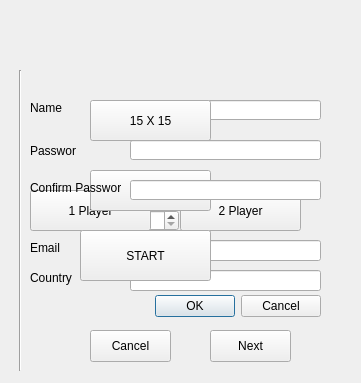
<?xml version="1.0" encoding="UTF-8"?>
<ui version="4.0">
 <class>SignIn</class>
 <widget class="QDialog" name="SignIn">
  <property name="geometry">
   <rect>
    <x>0</x>
    <y>0</y>
    <width>361</width>
    <height>383</height>
   </rect>
  </property>
  <property name="windowTitle">
   <string>Dialog</string>
  </property>
  <widget class="QDialogButtonBox" name="buttonBox">
   <property name="geometry">
    <rect>
     <x>30</x>
     <y>290</y>
     <width>291</width>
     <height>32</height>
    </rect>
   </property>
   <property name="orientation">
    <enum>Qt::Horizontal</enum>
   </property>
   <property name="standardButtons">
    <set>QDialogButtonBox::Cancel|QDialogButtonBox::Ok</set>
   </property>
  </widget>
  <widget class="QLineEdit" name="name_box">
   <property name="geometry">
    <rect>
     <x>130</x>
     <y>100</y>
     <width>191</width>
     <height>20</height>
    </rect>
   </property>
  </widget>
  <widget class="QLineEdit" name="emailBox">
   <property name="geometry">
    <rect>
     <x>130</x>
     <y>240</y>
     <width>191</width>
     <height>21</height>
    </rect>
   </property>
  </widget>
  <widget class="QLabel" name="label">
   <property name="geometry">
    <rect>
     <x>30</x>
     <y>100</y>
     <width>41</width>
     <height>16</height>
    </rect>
   </property>
   <property name="text">
    <string>Name</string>
   </property>
  </widget>
  <widget class="QSpinBox" name="spinBox">
   <property name="geometry">
    <rect>
     <x>130</x>
     <y>210</y>
     <width>49</width>
     <height>21</height>
    </rect>
   </property>
  </widget>
  <widget class="QLabel" name="label_2">
   <property name="geometry">
    <rect>
     <x>30</x>
     <y>210</y>
     <width>31</width>
     <height>16</height>
    </rect>
   </property>
   <property name="text">
    <string>Age</string>
   </property>
  </widget>
  <widget class="QLabel" name="label_3">
   <property name="geometry">
    <rect>
     <x>30</x>
     <y>240</y>
     <width>41</width>
     <height>16</height>
    </rect>
   </property>
   <property name="text">
    <string>Email</string>
   </property>
  </widget>
  <widget class="QLineEdit" name="countryBox">
   <property name="geometry">
    <rect>
     <x>130</x>
     <y>270</y>
     <width>191</width>
     <height>21</height>
    </rect>
   </property>
  </widget>
  <widget class="QLabel" name="label_4">
   <property name="geometry">
    <rect>
     <x>30</x>
     <y>270</y>
     <width>51</width>
     <height>16</height>
    </rect>
   </property>
   <property name="text">
    <string>Country</string>
   </property>
  </widget>
  <widget class="QPushButton" name="onePlayerButton">
   <property name="geometry">
    <rect>
     <x>30</x>
     <y>190</y>
     <width>121</width>
     <height>41</height>
    </rect>
   </property>
   <property name="text">
    <string>1 Player</string>
   </property>
  </widget>
  <widget class="QPushButton" name="twoPlayerButton">
   <property name="geometry">
    <rect>
     <x>180</x>
     <y>190</y>
     <width>121</width>
     <height>41</height>
    </rect>
   </property>
   <property name="text">
    <string>2 Player</string>
   </property>
  </widget>
  <widget class="QPushButton" name="tenButton">
   <property name="geometry">
    <rect>
     <x>90</x>
     <y>170</y>
     <width>121</width>
     <height>41</height>
    </rect>
   </property>
   <property name="text">
    <string>10 X 10</string>
   </property>
  </widget>
  <widget class="QPushButton" name="fifteenButton">
   <property name="geometry">
    <rect>
     <x>90</x>
     <y>100</y>
     <width>121</width>
     <height>41</height>
    </rect>
   </property>
   <property name="text">
    <string>15 X 15</string>
   </property>
  </widget>
  <widget class="QPushButton" name="twentyButton">
   <property name="geometry">
    <rect>
     <x>90</x>
     <y>230</y>
     <width>121</width>
     <height>41</height>
    </rect>
   </property>
   <property name="text">
    <string>20 X 20</string>
   </property>
  </widget>
  <widget class="QPushButton" name="nextButton">
   <property name="geometry">
    <rect>
     <x>210</x>
     <y>330</y>
     <width>81</width>
     <height>32</height>
    </rect>
   </property>
   <property name="text">
    <string>Next</string>
   </property>
  </widget>
  <widget class="QPushButton" name="cancelSignIn">
   <property name="geometry">
    <rect>
     <x>90</x>
     <y>330</y>
     <width>81</width>
     <height>32</height>
    </rect>
   </property>
   <property name="text">
    <string>Cancel</string>
   </property>
  </widget>
  <widget class="QPushButton" name="startButton">
   <property name="geometry">
    <rect>
     <x>80</x>
     <y>230</y>
     <width>131</width>
     <height>51</height>
    </rect>
   </property>
   <property name="text">
    <string>START</string>
   </property>
  </widget>
  <widget class="QLineEdit" name="pswd_box">
   <property name="geometry">
    <rect>
     <x>130</x>
     <y>140</y>
     <width>191</width>
     <height>20</height>
    </rect>
   </property>
  </widget>
  <widget class="QLabel" name="label_5">
   <property name="geometry">
    <rect>
     <x>30</x>
     <y>140</y>
     <width>46</width>
     <height>21</height>
    </rect>
   </property>
   <property name="text">
    <string>Password</string>
   </property>
  </widget>
  <widget class="QLabel" name="label_6">
   <property name="geometry">
    <rect>
     <x>30</x>
     <y>290</y>
     <width>151</width>
     <height>16</height>
    </rect>
   </property>
   <property name="text">
    <string/>
   </property>
  </widget>
  <widget class="QLabel" name="label_7">
   <property name="geometry">
    <rect>
     <x>30</x>
     <y>180</y>
     <width>91</width>
     <height>16</height>
    </rect>
   </property>
   <property name="text">
    <string>Confirm Password</string>
   </property>
  </widget>
  <widget class="QLineEdit" name="confirm_pswd">
   <property name="geometry">
    <rect>
     <x>130</x>
     <y>180</y>
     <width>191</width>
     <height>20</height>
    </rect>
   </property>
  </widget>
  <widget class="QLabel" name="label_8">
   <property name="geometry">
    <rect>
     <x>240</x>
     <y>10</y>
     <width>91</width>
     <height>71</height>
    </rect>
   </property>
   <property name="text">
    <string/>
   </property>
   <property name="pixmap">
    <pixmap resource="files.qrc">:/new/prefix/battleLogo.png</pixmap>
   </property>
   <property name="scaledContents">
    <bool>true</bool>
   </property>
  </widget>
  <widget class="QLabel" name="label_9">
   <property name="geometry">
    <rect>
     <x>0</x>
     <y>10</y>
     <width>211</width>
     <height>61</height>
    </rect>
   </property>
   <property name="text">
    <string/>
   </property>
   <property name="pixmap">
    <pixmap resource="files.qrc">:/new/prefix/registerbat.png</pixmap>
   </property>
   <property name="scaledContents">
    <bool>true</bool>
   </property>
  </widget>
  <widget class="Line" name="line">
   <property name="geometry">
    <rect>
     <x>10</x>
     <y>70</y>
     <width>20</width>
     <height>301</height>
    </rect>
   </property>
   <property name="orientation">
    <enum>Qt::Vertical</enum>
   </property>
  </widget>
 </widget>
 <resources>
  <include location="files.qrc"/>
 </resources>
 <connections>
  <connection>
   <sender>buttonBox</sender>
   <signal>accepted()</signal>
   <receiver>SignIn</receiver>
   <slot>accept()</slot>
   <hints>
    <hint type="sourcelabel">
     <x>248</x>
     <y>254</y>
    </hint>
    <hint type="destinationlabel">
     <x>157</x>
     <y>274</y>
    </hint>
   </hints>
  </connection>
  <connection>
   <sender>buttonBox</sender>
   <signal>rejected()</signal>
   <receiver>SignIn</receiver>
   <slot>reject()</slot>
   <hints>
    <hint type="sourcelabel">
     <x>316</x>
     <y>260</y>
    </hint>
    <hint type="destinationlabel">
     <x>286</x>
     <y>274</y>
    </hint>
   </hints>
  </connection>
 </connections>
</ui>
